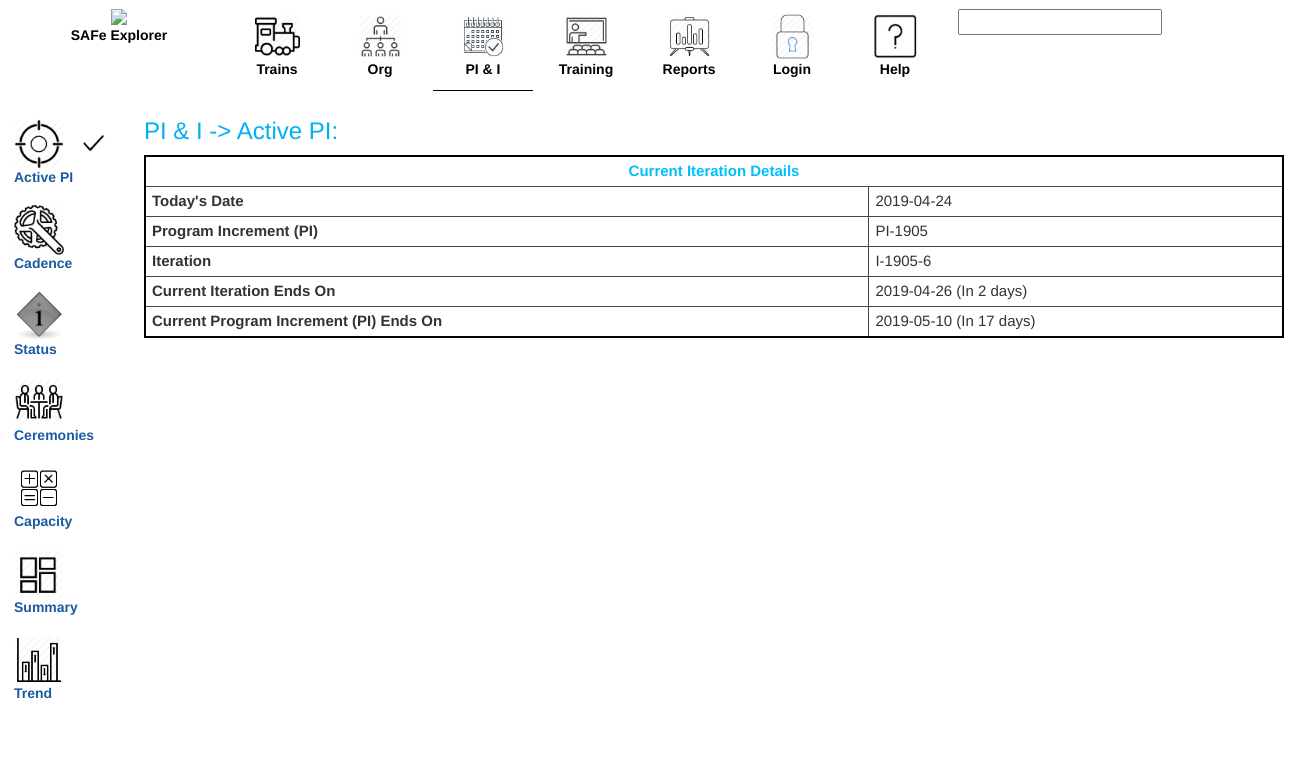
The page /piplanning_active_pi.php on the database its author committed.
### tables this page shows
CREATE TABLE `cadence` (
  `sequence` int(11) NOT NULL,
  `PI_id` varchar(255) NOT NULL,
  `iteration_id` varchar(255) NOT NULL,
  `start_date` date NOT NULL,
  `end_date` date NOT NULL,
  `duration` int(5) DEFAULT NULL,
  `safe_comments` varchar(255) DEFAULT NULL,
  `release_overlay` varchar(255) DEFAULT NULL,
  `comments` varchar(255) DEFAULT NULL
);

### piplanning_active_pi.php (the view, shortened to what this page needs)
<?php
  include("./nav.php");
  global $db;
 ?>
 <div class="right-content">
    <div class="container">
      <h3 style = "color: #01B0F1;">PI & I -> Active PI:</h3>
		<table id="info" cellpadding="2px" cellspacing="0" border="0" class="capacity-table"
             width="100%" style="width: 100%; clear: both; font-size: 15px;">
			<thead>
				<tr>
					<th style="text-align:center" colspan="2" id="capacity-table-td">
					<font color="DeepSkyBlue">Current Iteration Details</th>
				</tr>
			</thead>
		  <tbody>
			  <tr>
				<td id='capacity-table-td' style='font-weight:500;'> <b> Today's Date </b></td>
				<?php
					echo "<td id='capacity-table-td' style='font-weight:500;'>" . date("Y-m-d") . "</td>";
				?>
			  </tr>
			  <tr>
				<td id='capacity-table-td' style='font-weight:500;'><b> Program Increment (PI)</b></td>
				<?php
					$sql = "SELECT *
					FROM `cadence`
					WHERE start_date <= '" . date("Y-m-d") . "'
					AND end_date >= '". date("Y-m-d") . "'";
					$result = $db->query($sql);
					if ($result->num_rows > 0) {
						$row = $result->fetch_assoc();
						echo "<td id='capacity-table-td' style='font-weight:500;'>" . $row["PI_id"] . "</td>";
					} else {
						echo "<td id='capacity-table-td' style='font-weight:500;'>In-between Program Increments</td>";
					}
				?>
			  </tr>
			  <tr>
				<td id='capacity-table-td' style='font-weight:500;'><b> Iteration</b></td>
				<?php
					$sql = "SELECT *
					FROM `cadence`
					WHERE start_date <= '" . date("Y-m-d") . "'
					AND end_date >= '". date("Y-m-d") . "'";
					$result = $db->query($sql);
					if ($result->num_rows > 0) {
						$row = $result->fetch_assoc();
						echo "<td id='capacity-table-td' style='font-weight:500;'>" . $row["iteration_id"] . "</td>";
					} else {
						echo "<td id='capacity-table-td' style='font-weight:500;'>In-between Iterations</td>";
					}
				?>
			  </tr>
			  <tr>
				<td id='capacity-table-td' style='font-weight:500;'><b> Current Iteration Ends On</b></td>
				<?php
					$sql = "SELECT *
					FROM `cadence`
					WHERE start_date <= '" . date("Y-m-d") . "'
					AND end_date >= '". date("Y-m-d") . "'";
					$result = $db->query($sql);
					if ($result->num_rows > 0) {
						$row = $result->fetch_assoc();
						echo "<td id='capacity-table-td' style='font-weight:500;'>" . $row["end_date"];
						$date1 = new DateTime(date("Y-m-d"));
						$date2 = new DateTime($row["end_date"]);
						$interval = $date1->diff($date2);
						echo " (In " . ($interval->days) . " days)";
					} else {
						echo "<td id='capacity-table-td' style='font-weight:500;'>In-between Iterations</td>";
					}
				?>
			  </tr>
			  <tr>
				<td id='capacity-table-td' style='font-weight:500;'><b> Current Program Increment (PI) Ends On </b></td>
				<?php
					$sql = "SELECT *
						FROM
						(	SELECT MIN(start_date) as start_date, MAX(end_date) as end_date
							FROM cadence
							WHERE start_date <= '" . date("Y-m-d") . "'
							OR end_date >= '" . date("Y-m-d") . "'
							GROUP BY PI_ID
						) as PI
						WHERE PI.start_date <= '" . date("Y-m-d") . "'
						AND PI.end_date >= '" . date("Y-m-d") . "'";
					$result = $db->query($sql);
					if ($result->num_rows > 0) {
						$row = $result->fetch_assoc();
						echo "<td id='capacity-table-td' style='font-weight:500;'>" . $row["end_date"];
						$date1 = new DateTime(date("Y-m-d"));
						$date2 = new DateTime($row["end_date"]);
						$interval = $date1->diff($date2);
						echo " (In " . ($interval->days + 1). " days)";
					} else {
						echo "<td id='capacity-table-td' style='font-weight:500;'>In-between Program Increments</td>";
					}
				?>
			</tbody>
		</table>
    </div>
</div>
<?php include("./footer.php"); ?>

### styles/mainStyleSheet.css (style rules this page uses)
body { margin: 0; padding: 0; font-family: "Helvetica", Arial, sans-serif; text-rendering: geometricPrecision; }
#capacity-table-td { border: 1px solid #414649; padding: 6px; }
.capacity-table { border: 2px solid #000000; border-collapse: collapse; }

### styles/style.css (style rules this page uses)
* { font-family: sans-serif; }

### rows shown on the page
cadence: PI "PI-1905", iteration "I-1905-6", end_date "2019-04-26", end_date "2"

### other values the page prints
$row["end_date"] "2019-05-10"
